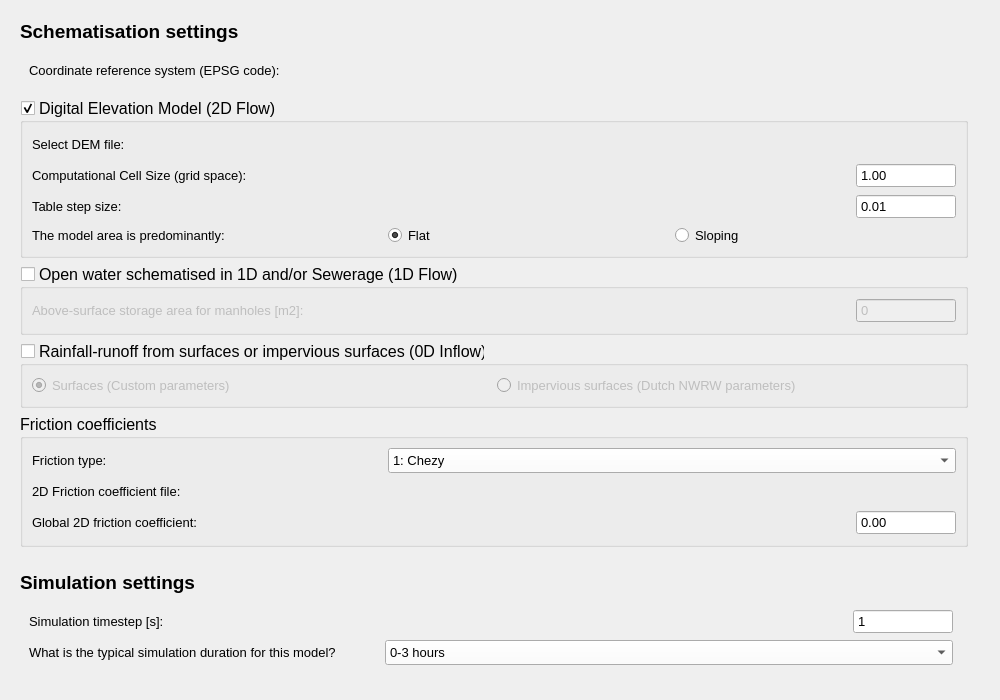
<?xml version="1.0" encoding="UTF-8"?>
<ui version="4.0">
 <class>Form</class>
 <widget class="QWidget" name="Form">
  <property name="geometry">
   <rect>
    <x>0</x>
    <y>0</y>
    <width>1000</width>
    <height>700</height>
   </rect>
  </property>
  <property name="minimumSize">
   <size>
    <width>720</width>
    <height>0</height>
   </size>
  </property>
  <property name="palette">
   <palette>
    <active>
     <colorrole role="Button">
      <brush brushstyle="SolidPattern">
       <color alpha="255">
        <red>255</red>
        <green>255</green>
        <blue>255</blue>
       </color>
      </brush>
     </colorrole>
    </active>
    <inactive>
     <colorrole role="Button">
      <brush brushstyle="SolidPattern">
       <color alpha="255">
        <red>255</red>
        <green>255</green>
        <blue>255</blue>
       </color>
      </brush>
     </colorrole>
    </inactive>
    <disabled>
     <colorrole role="Button">
      <brush brushstyle="SolidPattern">
       <color alpha="255">
        <red>255</red>
        <green>255</green>
        <blue>255</blue>
       </color>
      </brush>
     </colorrole>
    </disabled>
   </palette>
  </property>
  <property name="font">
   <font>
    <family>Segoe UI</family>
   </font>
  </property>
  <property name="windowTitle">
   <string>Form</string>
  </property>
  <layout class="QGridLayout" name="gridLayout">
   <item row="4" column="0">
    <widget class="QWidget" name="simulation_settings" native="true">
     <layout class="QGridLayout" name="gridLayout_9">
      <item row="0" column="0">
       <widget class="QLabel" name="label_12">
        <property name="font">
         <font>
          <pointsize>14</pointsize>
          <weight>75</weight>
          <bold>true</bold>
         </font>
        </property>
        <property name="text">
         <string>Simulation settings</string>
        </property>
       </widget>
      </item>
      <item row="1" column="0">
       <widget class="QWidget" name="widget" native="true">
        <layout class="QGridLayout" name="gridLayout_6">
         <item row="0" column="0">
          <widget class="QLabel" name="label_13">
           <property name="minimumSize">
            <size>
             <width>350</width>
             <height>0</height>
            </size>
           </property>
           <property name="font">
            <font>
             <pointsize>10</pointsize>
            </font>
           </property>
           <property name="text">
            <string>Simulation timestep [s]:</string>
           </property>
          </widget>
         </item>
         <item row="1" column="0">
          <widget class="QLabel" name="label_14">
           <property name="font">
            <font>
             <pointsize>10</pointsize>
            </font>
           </property>
           <property name="text">
            <string>What is the typical simulation duration for this model?</string>
           </property>
           <property name="textFormat">
            <enum>Qt::PlainText</enum>
           </property>
           <property name="wordWrap">
            <bool>false</bool>
           </property>
          </widget>
         </item>
         <item row="0" column="1">
          <spacer name="horizontalSpacer_4">
           <property name="orientation">
            <enum>Qt::Horizontal</enum>
           </property>
           <property name="sizeHint" stdset="0">
            <size>
             <width>40</width>
             <height>20</height>
            </size>
           </property>
          </spacer>
         </item>
         <item row="1" column="1" colspan="2">
          <widget class="QComboBox" name="output_time_step_text">
           <property name="minimumSize">
            <size>
             <width>0</width>
             <height>25</height>
            </size>
           </property>
           <property name="font">
            <font>
             <pointsize>10</pointsize>
            </font>
           </property>
           <item>
            <property name="text">
             <string>0-3 hours</string>
            </property>
           </item>
           <item>
            <property name="text">
             <string>3-12 hours</string>
            </property>
           </item>
           <item>
            <property name="text">
             <string>12-24 hours</string>
            </property>
           </item>
           <item>
            <property name="text">
             <string>&gt; 24 hours</string>
            </property>
           </item>
          </widget>
         </item>
         <item row="0" column="2">
          <widget class="QSpinBox" name="sim_time_step">
           <property name="minimumSize">
            <size>
             <width>100</width>
             <height>25</height>
            </size>
           </property>
           <property name="font">
            <font>
             <pointsize>10</pointsize>
            </font>
           </property>
           <property name="buttonSymbols">
            <enum>QAbstractSpinBox::NoButtons</enum>
           </property>
           <property name="minimum">
            <number>1</number>
           </property>
          </widget>
         </item>
        </layout>
       </widget>
      </item>
     </layout>
    </widget>
   </item>
   <item row="2" column="0" colspan="2">
    <widget class="QWidget" name="schematisation_settings" native="true">
     <property name="minimumSize">
      <size>
       <width>0</width>
       <height>0</height>
      </size>
     </property>
     <layout class="QGridLayout" name="gridLayout_8">
      <item row="2" column="0">
       <widget class="QGroupBox" name="use_2d_flow_group">
        <property name="sizePolicy">
         <sizepolicy hsizetype="Expanding" vsizetype="Expanding">
          <horstretch>0</horstretch>
          <verstretch>0</verstretch>
         </sizepolicy>
        </property>
        <property name="font">
         <font>
          <pointsize>12</pointsize>
         </font>
        </property>
        <property name="title">
         <string>Digital Elevation Model (2D Flow) </string>
        </property>
        <property name="checkable">
         <bool>true</bool>
        </property>
        <layout class="QGridLayout" name="gridLayout_2">
         <item row="0" column="1" colspan="3">
          <widget class="QgsFileWidget" name="dem_file">
           <property name="minimumSize">
            <size>
             <width>0</width>
             <height>25</height>
            </size>
           </property>
           <property name="font">
            <font>
             <pointsize>10</pointsize>
            </font>
           </property>
           <property name="dialogTitle">
            <string>Select DEM file</string>
           </property>
           <property name="filter">
            <string>GeoTIFF (*.tif *.TIF *.tiff *.TIFF)</string>
           </property>
          </widget>
         </item>
         <item row="3" column="0">
          <widget class="QLabel" name="label_4">
           <property name="font">
            <font>
             <pointsize>10</pointsize>
            </font>
           </property>
           <property name="text">
            <string>Table step size:</string>
           </property>
          </widget>
         </item>
         <item row="0" column="0">
          <widget class="QLabel" name="label">
           <property name="minimumSize">
            <size>
             <width>350</width>
             <height>0</height>
            </size>
           </property>
           <property name="font">
            <font>
             <pointsize>10</pointsize>
            </font>
           </property>
           <property name="text">
            <string>Select DEM file:</string>
           </property>
          </widget>
         </item>
         <item row="2" column="0">
          <widget class="QLabel" name="label_3">
           <property name="font">
            <font>
             <pointsize>10</pointsize>
            </font>
           </property>
           <property name="text">
            <string>Computational Cell Size (grid space):</string>
           </property>
          </widget>
         </item>
         <item row="4" column="0">
          <widget class="QLabel" name="label_5">
           <property name="font">
            <font>
             <pointsize>10</pointsize>
            </font>
           </property>
           <property name="text">
            <string>The model area is predominantly:</string>
           </property>
          </widget>
         </item>
         <item row="4" column="1" colspan="3">
          <layout class="QHBoxLayout" name="horizontalLayout">
           <property name="bottomMargin">
            <number>0</number>
           </property>
           <item>
            <widget class="QRadioButton" name="frict_shallow_water_correction_flat">
             <property name="font">
              <font>
               <pointsize>10</pointsize>
              </font>
             </property>
             <property name="text">
              <string>Flat</string>
             </property>
             <property name="checked">
              <bool>true</bool>
             </property>
            </widget>
           </item>
           <item>
            <widget class="QRadioButton" name="frict_shallow_water_correction_sloping">
             <property name="font">
              <font>
               <pointsize>10</pointsize>
              </font>
             </property>
             <property name="toolTip">
              <string>calculate from DEM in background; sloping = median slope is &gt; 5%</string>
             </property>
             <property name="text">
              <string>Sloping</string>
             </property>
            </widget>
           </item>
          </layout>
         </item>
         <item row="2" column="1">
          <spacer name="horizontalSpacer_2">
           <property name="orientation">
            <enum>Qt::Horizontal</enum>
           </property>
           <property name="sizeHint" stdset="0">
            <size>
             <width>40</width>
             <height>20</height>
            </size>
           </property>
          </spacer>
         </item>
         <item row="3" column="2" colspan="2">
          <widget class="QDoubleSpinBox" name="table_step_size">
           <property name="minimumSize">
            <size>
             <width>100</width>
             <height>25</height>
            </size>
           </property>
           <property name="font">
            <font>
             <pointsize>10</pointsize>
            </font>
           </property>
           <property name="buttonSymbols">
            <enum>QAbstractSpinBox::NoButtons</enum>
           </property>
           <property name="minimum">
            <double>0.010000000000000</double>
           </property>
           <property name="maximum">
            <double>1.000000000000000</double>
           </property>
           <property name="singleStep">
            <double>0.050000000000000</double>
           </property>
          </widget>
         </item>
         <item row="2" column="2" colspan="2">
          <widget class="QDoubleSpinBox" name="grid_space">
           <property name="minimumSize">
            <size>
             <width>100</width>
             <height>25</height>
            </size>
           </property>
           <property name="font">
            <font>
             <pointsize>10</pointsize>
            </font>
           </property>
           <property name="buttonSymbols">
            <enum>QAbstractSpinBox::NoButtons</enum>
           </property>
           <property name="minimum">
            <double>0.010000000000000</double>
           </property>
           <property name="value">
            <double>1.000000000000000</double>
           </property>
          </widget>
         </item>
        </layout>
       </widget>
      </item>
      <item row="3" column="0">
       <widget class="QGroupBox" name="use_1d_flow_group">
        <property name="font">
         <font>
          <pointsize>12</pointsize>
         </font>
        </property>
        <property name="title">
         <string>Open water schematised in 1D and/or Sewerage (1D Flow)</string>
        </property>
        <property name="checkable">
         <bool>true</bool>
        </property>
        <property name="checked">
         <bool>false</bool>
        </property>
        <layout class="QGridLayout" name="gridLayout_3">
         <item row="0" column="1">
          <spacer name="horizontalSpacer_3">
           <property name="orientation">
            <enum>Qt::Horizontal</enum>
           </property>
           <property name="sizeHint" stdset="0">
            <size>
             <width>40</width>
             <height>20</height>
            </size>
           </property>
          </spacer>
         </item>
         <item row="0" column="0">
          <widget class="QLabel" name="label_7">
           <property name="minimumSize">
            <size>
             <width>350</width>
             <height>0</height>
            </size>
           </property>
           <property name="font">
            <font>
             <pointsize>10</pointsize>
            </font>
           </property>
           <property name="text">
            <string>Above-surface storage area for manholes [m2]:</string>
           </property>
           <property name="wordWrap">
            <bool>false</bool>
           </property>
          </widget>
         </item>
         <item row="0" column="2" colspan="2">
          <widget class="QSpinBox" name="manhole_storage_area">
           <property name="minimumSize">
            <size>
             <width>100</width>
             <height>25</height>
            </size>
           </property>
           <property name="font">
            <font>
             <pointsize>10</pointsize>
            </font>
           </property>
           <property name="buttonSymbols">
            <enum>QAbstractSpinBox::NoButtons</enum>
           </property>
          </widget>
         </item>
        </layout>
       </widget>
      </item>
      <item row="1" column="0">
       <widget class="QWidget" name="widget_2" native="true">
        <layout class="QGridLayout" name="gridLayout_7">
         <item row="1" column="0">
          <widget class="QLabel" name="label_2">
           <property name="minimumSize">
            <size>
             <width>350</width>
             <height>0</height>
            </size>
           </property>
           <property name="font">
            <font>
             <pointsize>10</pointsize>
            </font>
           </property>
           <property name="text">
            <string>Coordinate reference system (EPSG code):</string>
           </property>
          </widget>
         </item>
         <item row="1" column="1">
          <widget class="QgsProjectionSelectionWidget" name="crs">
           <property name="minimumSize">
            <size>
             <width>0</width>
             <height>25</height>
            </size>
           </property>
           <property name="font">
            <font>
             <pointsize>10</pointsize>
            </font>
           </property>
          </widget>
         </item>
        </layout>
       </widget>
      </item>
      <item row="4" column="0">
       <widget class="QGroupBox" name="use_0d_inflow_group">
        <property name="font">
         <font>
          <pointsize>12</pointsize>
         </font>
        </property>
        <property name="title">
         <string>Rainfall-runoff from surfaces or impervious surfaces (0D Inflow)</string>
        </property>
        <property name="checkable">
         <bool>true</bool>
        </property>
        <property name="checked">
         <bool>false</bool>
        </property>
        <layout class="QGridLayout" name="gridLayout_4">
         <item row="0" column="0">
          <widget class="QRadioButton" name="use_0d_inflow_surfaces">
           <property name="font">
            <font>
             <pointsize>10</pointsize>
            </font>
           </property>
           <property name="text">
            <string>Surfaces (Custom parameters)</string>
           </property>
           <property name="checked">
            <bool>true</bool>
           </property>
          </widget>
         </item>
         <item row="0" column="1">
          <widget class="QRadioButton" name="use_0d_inflow_impervious_surfaces">
           <property name="font">
            <font>
             <pointsize>10</pointsize>
            </font>
           </property>
           <property name="text">
            <string>Impervious surfaces (Dutch NWRW parameters)</string>
           </property>
          </widget>
         </item>
        </layout>
       </widget>
      </item>
      <item row="0" column="0">
       <widget class="QLabel" name="label_6">
        <property name="font">
         <font>
          <pointsize>14</pointsize>
          <weight>75</weight>
          <bold>true</bold>
         </font>
        </property>
        <property name="text">
         <string>Schematisation settings</string>
        </property>
       </widget>
      </item>
      <item row="5" column="0">
       <widget class="QGroupBox" name="friction_coefficients_group">
        <property name="font">
         <font>
          <pointsize>12</pointsize>
         </font>
        </property>
        <property name="title">
         <string>Friction coefficients</string>
        </property>
        <layout class="QGridLayout" name="gridLayout_5">
         <item row="2" column="0">
          <widget class="QLabel" name="label_10">
           <property name="font">
            <font>
             <pointsize>10</pointsize>
            </font>
           </property>
           <property name="text">
            <string>2D Friction coefficient file:</string>
           </property>
          </widget>
         </item>
         <item row="0" column="0">
          <widget class="QLabel" name="label_9">
           <property name="minimumSize">
            <size>
             <width>350</width>
             <height>0</height>
            </size>
           </property>
           <property name="font">
            <font>
             <pointsize>10</pointsize>
            </font>
           </property>
           <property name="text">
            <string>Friction type:</string>
           </property>
          </widget>
         </item>
         <item row="3" column="0">
          <widget class="QLabel" name="label_11">
           <property name="font">
            <font>
             <pointsize>10</pointsize>
            </font>
           </property>
           <property name="text">
            <string>Global 2D friction coefficient:</string>
           </property>
          </widget>
         </item>
         <item row="3" column="1">
          <spacer name="horizontalSpacer">
           <property name="orientation">
            <enum>Qt::Horizontal</enum>
           </property>
           <property name="sizeHint" stdset="0">
            <size>
             <width>40</width>
             <height>20</height>
            </size>
           </property>
          </spacer>
         </item>
         <item row="0" column="1" colspan="2">
          <widget class="QComboBox" name="frict_type_text">
           <property name="minimumSize">
            <size>
             <width>0</width>
             <height>25</height>
            </size>
           </property>
           <property name="font">
            <font>
             <pointsize>10</pointsize>
            </font>
           </property>
           <item>
            <property name="text">
             <string>1: Chezy</string>
            </property>
           </item>
           <item>
            <property name="text">
             <string>2: Manning</string>
            </property>
           </item>
          </widget>
         </item>
         <item row="2" column="1" colspan="2">
          <widget class="QgsFileWidget" name="frict_coef_file">
           <property name="minimumSize">
            <size>
             <width>0</width>
             <height>25</height>
            </size>
           </property>
           <property name="font">
            <font>
             <pointsize>10</pointsize>
            </font>
           </property>
           <property name="dialogTitle">
            <string>Select 2D Friction coefficient file</string>
           </property>
           <property name="filter">
            <string>GeoTIFF (*.tif *.TIF *.tiff *.TIFF)</string>
           </property>
          </widget>
         </item>
         <item row="3" column="2">
          <widget class="QDoubleSpinBox" name="frict_coef">
           <property name="minimumSize">
            <size>
             <width>100</width>
             <height>25</height>
            </size>
           </property>
           <property name="font">
            <font>
             <pointsize>10</pointsize>
            </font>
           </property>
           <property name="buttonSymbols">
            <enum>QAbstractSpinBox::NoButtons</enum>
           </property>
          </widget>
         </item>
        </layout>
       </widget>
      </item>
     </layout>
    </widget>
   </item>
   <item row="0" column="0" colspan="4">
    <layout class="QVBoxLayout" name="svg_lout">
     <property name="bottomMargin">
      <number>0</number>
     </property>
    </layout>
   </item>
   <item row="5" column="0">
    <spacer name="verticalSpacer">
     <property name="orientation">
      <enum>Qt::Vertical</enum>
     </property>
     <property name="sizeHint" stdset="0">
      <size>
       <width>20</width>
       <height>40</height>
      </size>
     </property>
    </spacer>
   </item>
  </layout>
 </widget>
 <customwidgets>
  <customwidget>
   <class>QgsFileWidget</class>
   <extends>QWidget</extends>
   <header>qgsfilewidget.h</header>
  </customwidget>
  <customwidget>
   <class>QgsProjectionSelectionWidget</class>
   <extends>QWidget</extends>
   <header>qgsprojectionselectionwidget.h</header>
  </customwidget>
 </customwidgets>
 <resources/>
 <connections/>
</ui>
